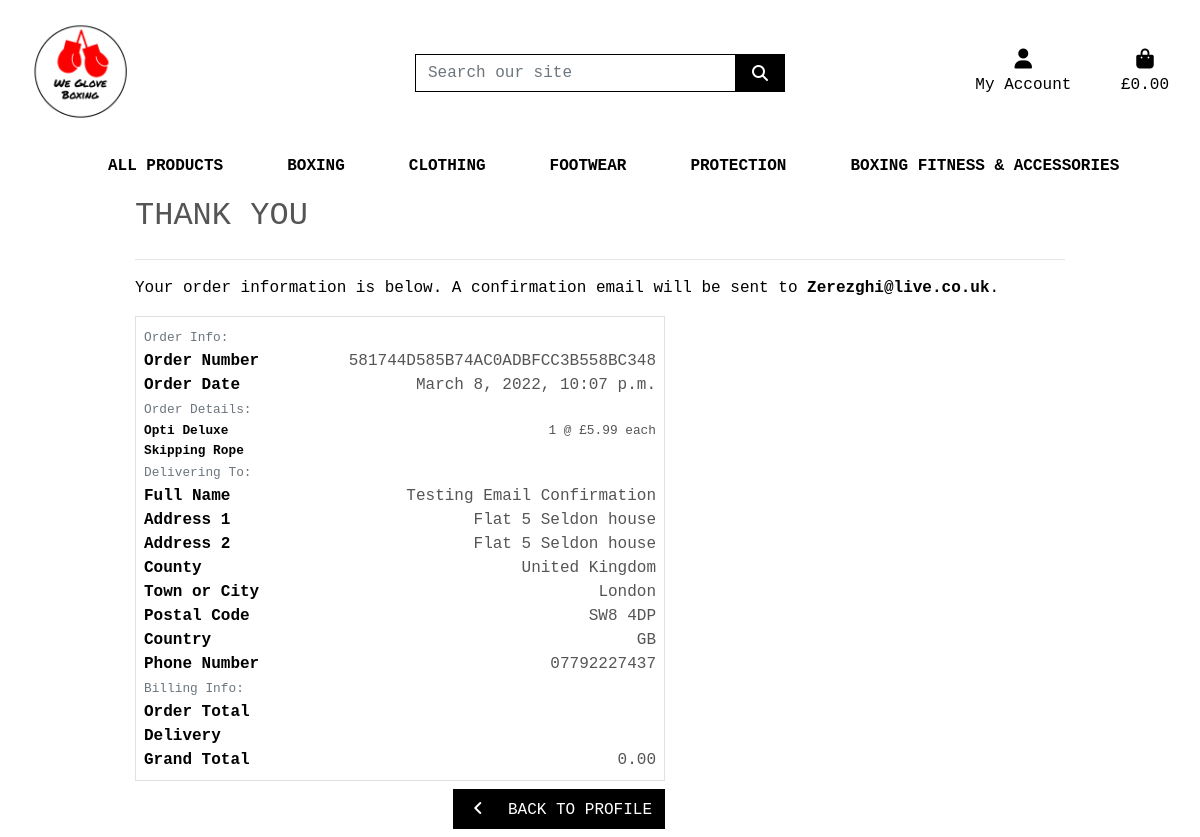
/profile/order_history/581744D585B74AC0ADBFCC3B558BC348, run on the app's committed database.
### checkout/models.py (models this page shows, shortened)
class Order(models.Model):
    order_number = models.CharField(max_length=32, null=False, editable=False)
    user_profile = models.ForeignKey(UserProfile, on_delete=models.SET_NULL,
                                     null=True, blank=True, related_name='orders')
    full_name = models.CharField(max_length=50, null=False, blank=False)
    email = models.EmailField(max_length=254, null=False, blank=False)
    phone_number = models.CharField(max_length=20, null=False, blank=False)
    country = models.CharField(max_length=40, null=False, blank=False)
    postcode = models.CharField(max_length=20, null=True, blank=True)
    town_or_city = models.CharField(max_length=40, null=False, blank=False)
    street_address1 = models.CharField(max_length=80, null=False, blank=False)
    street_address2 = models.CharField(max_length=80, null=True, blank=True)
    county = models.CharField(max_length=80, null=True, blank=True)
    date = models.DateTimeField(auto_now_add=True)
    grand_total = models.DecimalField(max_digits=10, decimal_places=2, null=False, default=0)

class OrderLineItem(models.Model):
    order = models.ForeignKey(Order, null=False, blank=False, on_delete=models.CASCADE, related_name='lineitems')
    product = models.ForeignKey(Product, null=False, blank=False, on_delete=models.CASCADE)
    quantity = models.IntegerField(null=False, blank=False, default=0)
    lineitem_total = models.DecimalField(max_digits=6, decimal_places=2, null=False, blank=False, editable=False)

### products/models.py (models this page shows, shortened)
class Product(models.Model):
    category = models.ForeignKey('Category', null=True, blank=True, on_delete=models.SET_NULL)
    subcategory = models.ForeignKey('SubCategory', null=True, blank=True, on_delete=models.SET_NULL)
    price = models.DecimalField(max_digits=6, decimal_places=2)
    sku = models.CharField(max_length=254, null=True, blank=True)
    name = models.CharField(max_length=254)
    rating = models.DecimalField(max_digits=6, decimal_places=2, null=True, blank=True)
    product_description = models.TextField()
    image = models.ImageField(blank=True,null=True)

### profiles/views.py (the view)
# urls.py: path('order_history/<order_number>', views.order_history, name='order_history')
def order_history(request, order_number):
    order = get_object_or_404(Order, order_number=order_number)
    messages.info(request, (
        f'This is a past confirmation for order number {order_number}. '
        'A confirmation email was sent on the order date.'
    ))
    template = 'checkout/checkout_success.html'
    context = {
        'order': order,
        'from_profile': True,
    }
    return render(request, template, context)

### bag/contexts.py (called while the page is built, shortened)
def bag_contents(request):
    bag_items = []
    total = 0
    product_count = 0
    bag = request.session.get('bag', {})
    grand_total = total
    context = {
        'bag_items': bag_items,
        'total': total,
        'product_count': product_count,
        'grand_total': grand_total,
    }
    return context

### checkout/templates/checkout/checkout_success.html (shortened to what this page needs)
{% extends "base.html" %}
{% load static %}
{% block extra_css %}
    <link rel="stylesheet" href="{% static 'checkout/css/checkout.css' %}">
{% endblock %}
{% block page_header %}
    <div class="container header-container">
    </div>
{% endblock %}
{% block content %}
    <div class="overlay"></div>
    <div class="container">
        <div class="row">
            <div class="col">
                <h2 class="logo-font mb-4">Thank You</h2>
                <hr>
                <p class="text-black">Your order information is below. A confirmation email will be sent to <strong>{{ order.email }}</strong>.</p>
            </div>
        </div>
        <div class="row">
            <div class="col-12 col-lg-7">
                <div class="order-confirmation-wrapper p-2 border">
                    <div class="row">
                        <div class="col">
                            <small class="text-muted">Order Info:</small>
                        </div>
                    </div>
                    <div class="row">
                        <div class="col-12 col-md-4">
                            <p class="mb-0 text-black font-weight-bold">Order Number</p>
                        </div>
                        <div class="col-12 col-md-8 text-md-right">
                            <p class="mb-0">{{ order.order_number }}</p>
                        </div>
                    </div>
                    <div class="row">
                        <div class="col-12 col-md-4">
                            <p class="mb-0 text-black font-weight-bold">Order Date</p>
                        </div>
                        <div class="col-12 col-md-8 text-md-right">
                            <p class="mb-0">{{ order.date }}</p>
                        </div>
                    </div>
                    <div class="row">
                        <div class="col">
                            <small class="text-muted">Order Details:</small>
                        </div>
                    </div>
                    {% for item in order.lineitems.all %}
                    <div class="row">
                        <div class="col-12 col-md-4">
                            <p class="small mb-0 text-black font-weight-bold">
                                {{ item.product.name }}{% if item.product_size %} - Size {{ item.product.size|upper }}{% endif %}
                            </p>
                        </div>
                        <div class="col-12 col-md-8 text-md-right">
                            <p class="small mb-0">{{ item.quantity }} @ £{{ item.product.price }} each</p>
                        </div>
                    </div>
                    {% endfor %}
                    <div class="row">
                        <div class="col">
                            <small class="text-muted">Delivering To:</small>
                        </div>
                    </div>
                    <div class="row">
                        <div class="col-12 col-md-4">
                            <p class="mb-0 text-black font-weight-bold">Full Name</p>
                        </div>
                        <div class="col-12 col-md-8 text-md-right">
                            <p class="mb-0">{{ order.full_name }}</p>
                        </div>
                    </div>
                    <div class="row">
                        <div class="col-12 col-md-4">
                            <p class="mb-0 text-black font-weight-bold">Address 1</p>
                        </div>
                        <div class="col-12 col-md-8 text-md-right">
                            <p class="mb-0">{{ order.street_address1 }}</p>
                        </div>
                    </div>
                    {% if order.street_address2 %}
                    <div class="row">
                        <div class="col-12 col-md-4">
                            <p class="mb-0 text-black font-weight-bold">Address 2</p>
                        </div>
                        <div class="col-12 col-md-8 text-md-right">
                            <p class="mb-0">{{ order.street_address1 }}</p>
                        </div>
                    </div>
                    {% endif %}
                    {% if order.county %}
                    <div class="row">
                        <div class="col-12 col-md-4">
                            <p class="mb-0 text-black font-weight-bold">County</p>
                        </div>
                        <div class="col-12 col-md-8 text-md-right">
                            <p class="mb-0">{{ order.county }}</p>
                        </div>
                    </div>
                    {% endif %}
                    <div class="row">
                        <div class="col-12 col-md-4">
                            <p class="mb-0 text-black font-weight-bold">Town or City</p>
                        </div>
                        <div class="col-12 col-md-8 text-md-right">
                            <p class="mb-0">{{ order.town_or_city }}</p>
                        </div>
                    </div>
                    {% if order.postcode %}
                    <div class="row">
                        <div class="col-12 col-md-4">
                            <p class="mb-0 text-black font-weight-bold">Postal Code</p>
                        </div>
                        <div class="col-12 col-md-8 text-md-right">
                            <p class="mb-0">{{ order.postcode }}</p>
                        </div>
                    </div>
                    {% endif %}
                    <div class="row">
                        <div class="col-12 col-md-4">
                            <p class="mb-0 text-black font-weight-bold">Country</p>
                        </div>
                        <div class="col-12 col-md-8 text-md-right">
                            <p class="mb-0">{{ order.country }}</p>
                        </div>
                    </div>
                    <div class="row">
                        <div class="col-12 col-md-4">
                            <p class="mb-0 text-black font-weight-bold">Phone Number</p>
                        </div>
                        <div class="col-12 col-md-8 text-md-right">
                            <p class="mb-0">{{ order.phone_number }}</p>
                        </div>
                    </div>
                    <div class="row">
                        <div class="col">
                            <small class="text-muted">Billing Info:</small>
                        </div>
                    </div>
                    <div class="row">
                        <div class="col-12 col-md-4">
                            <p class="mb-0 text-black font-weight-bold">Order Total</p>
                        </div>
                        <div class="col-12 col-md-8 text-md-right">
                        </div>
                    </div>
                    <div class="row">
                        <div class="col-12 col-md-4">
                            <p class="mb-0 text-black font-weight-bold">Delivery</p>
                        </div>
                        <div class="col-12 col-md-8 text-md-right">
                        </div>
                    </div>
                    <div class="row">
                        <div class="col-12 col-md-4">
                            <p class="mb-0 text-black font-weight-bold">Grand Total</p>
                        </div>
                        <div class="col-12 col-md-8 text-md-right">
                            <p class="mb-0">{{ order.grand_total }}</p>
                        </div>
                    </div>
                </div>
            </div>
        </div>
        <div class="row">
			<div class="col-12 col-lg-7 text-right">
                {% if from_profile %}
                    <a href="{% url 'profile' %}" class="btn btn-black rounded-0 my-2">
                        <span class="icon mr-2">
                            <i class="fas fa-angle-left"></i>
                        </span>
                        <span class="text-uppercase">Back to profile</span>
                    </a>
                {% endif %}
			</div>
		</div>
    </div>
{% endblock %}

### static/css/base.css (style rules this page uses)
html { height: 100%; }
body { background: url(https://imgsrv2.voi.id/uqSwK0Qmd0ksEs4ilF05NU_AZklBqfSwBCmHFX0mcFo/auto/1200/675/sm/1/bG9jYWw6Ly8vcHVibGlzaGVycy8xMTkzOTIvMjAyMTEyMzExMDA1LW1haW4uY3JvcHBlZF8xNjQwOTE5OTA5LmpwZw.jpg) no-repeat center center fixed; background-size: cover; height: calc(100vh - 164px); color: #555; font-family: 'Courier New', Courier, monospace; }
.icon { align-items: center; display: inline-flex; justify-content: center; height: 1.5rem; width: 1.5rem; }
.logo-font { text-transform: uppercase; }
.btn-black { background: black; color: white; }
.text-black { color: #000 !important; }
.overlay { height: 100%; width: 100%; top:0; left: 0; position: fixed; background: white; z-index: -1; }
@media (min-width: 1200px) { .container { max-width: 80%; } }
@media (min-width: 992px) { .header-container { padding-top: 164px; } }

### data on the page
Order: email "Zerezghi@live.co.uk", order_number "581744D585B74AC0ADBFCC3B558BC348", date "March 8, 2022, 10:07 p.m.", full_name "Testing Email Confirmation", street_address1 "Flat 5 Seldon house", county "United Kingdom", town_or_city "London", postcode "SW8 4DP", country "GB", phone_number "07792227437", grand_total "0.00"
OrderLineItem: product.name "Opti Deluxe Skipping Rope", quantity "1", product.price "5.99"
